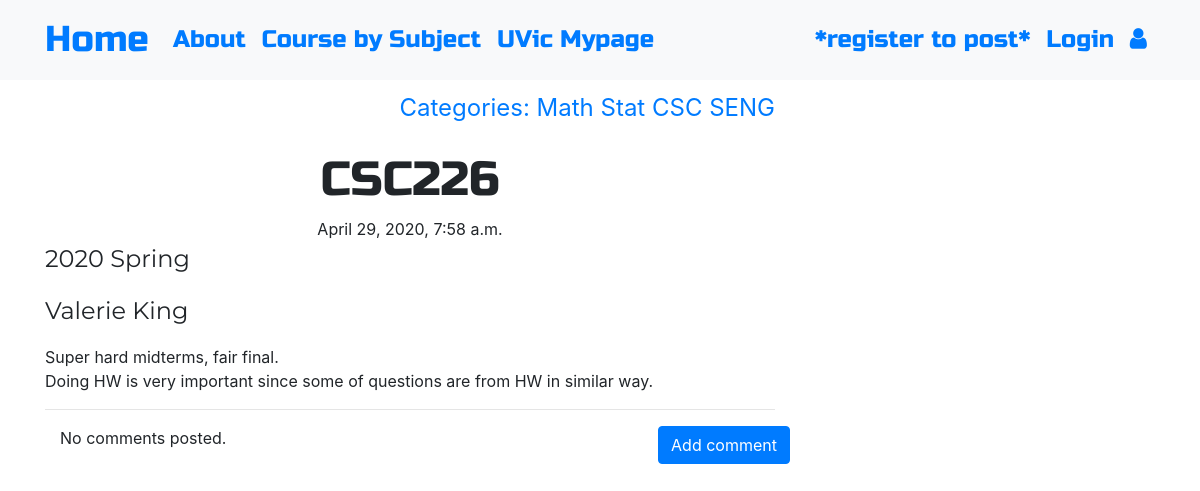
/post/11, run on the app's committed database.
### blog/models.py (models this page shows, shortened)
class Post(models.Model):
    Course = models.CharField(max_length=200)
    When = models.CharField(max_length=200, blank=True, null=True)
    Instructor = models.CharField(max_length=200, blank=True, null=True)
    text = models.TextField()
    create_date=models.DateTimeField(default=timezone.now())
    published_date = models.DateTimeField(blank=True, null=True)
    course_choice = (('math','Math'),('stat','Stat'),('csc','CSC'),('seng','SENG'),('other','Other') )
    course_category = models.CharField(max_length=6, choices=course_choice, default='Other')

### blog/views.py (the view)
# urls.py: path('post/<int:pk>', views.PostDetailView.as_view(), name='post_detail'),
class PostDetailView(DetailView):
    model = Post

### blog/templates/blog/post_detail.html (shortened to what this page needs)
{% extends 'blog/base.html' %}
{% block content %}
        <h1 class='posttitle'>{{ post.Course }}</h1>
        {% if post.published_date %}
            <div class="date postdate">
                {{ post.published_date }}
            </div>
        {% else %}
            <a class="btn btn-outline-dark" href="{% url 'post_publish' pk=post.pk %}">Publish</a>
        {% endif %}
      <p class='postcontent' >{{ post.When|safe|linebreaksbr }}</p>
      <p class='postcontent' >{{ post.Instructor|safe|linebreaksbr }}</p>
      <p class='postcontent' >{{ post.text|safe|linebreaksbr }}</p>
  <hr>
  <a class="btn btn-primary btn-comment" href="{% url 'add_comment_to_post' pk=post.pk %}">Add comment</a>
  <div class="container">
  {% for comment in post.comments.all %}
  <br>
      {% if user.is_authenticated or comment.approved_comment %}
              {{ comment.created_date }}
              {% if not comment.approved_comment %}
                  <a class="btn btn-primary" href="{% url 'comment_remove' pk=comment.pk %}"><span class="fa fa-remove"></span></a>
                  <a class="btn btn-primary" href="{% url 'comment_approve' pk=comment.pk %}"><span class="fa fa-check"></span></a>
              {% endif %}
          <p>{{ comment.text|safe|linebreaks }}</p>
          <p>Posted by: <strong>{{ comment.author }}</strong></p>
      {% endif %}
  {% empty %}
      <p>No comments posted.</p>
  {% endfor %}
</div>
{% endblock %}

### blog/static/css/blog.css (style rules this page uses)
.postdate { text-align: center; }
.posttitle { font-family: 'Russo One', sans-serif; font-size: 3em; text-align: center; margin-top: 25px; }
.postcontent { font-family: 'Montserrat'; font-size: 1.5em; }
.btn-comment { position: absolute; right: 0px; }
.loader { filter:hue-rotate(0deg); color: linear-gradient(45deg,#0f8,#08f); animation:hue 5000ms infinite linear; background-image:url(https://finearts.uvic.ca/music/calendar/wp-content/uploads/2017/06/UVic_East_high_500x500.jpg); background-position:right; background-size: 25% 100%; background-repeat: no-repeat; }

### data on the page
Post: Course "CSC226", published_date "April 29, 2020, 7:58 a.m.", When "2020 Spring", Instructor "Valerie King", text "Super hard midterms, fair final. Doing HW is very important since some of questions are from HW in similar way."
